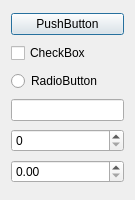
<?xml version="1.0" encoding="UTF-8"?>
<ui version="4.0">
 <class>MyDialog</class>
 <widget class="QDialog" name="MyDialog">
  <property name="geometry">
   <rect>
    <x>0</x>
    <y>0</y>
    <width>135</width>
    <height>200</height>
   </rect>
  </property>
  <property name="windowTitle">
   <string>Dialog</string>
  </property>
  <layout class="QGridLayout" name="gridLayout">
   <item row="0" column="0">
    <widget class="QPushButton" name="pushButton">
     <property name="text">
      <string>PushButton</string>
     </property>
    </widget>
   </item>
   <item row="1" column="0">
    <widget class="QCheckBox" name="checkBox">
     <property name="text">
      <string>CheckBox</string>
     </property>
    </widget>
   </item>
   <item row="2" column="0">
    <widget class="QRadioButton" name="radioButton">
     <property name="text">
      <string>RadioButton</string>
     </property>
    </widget>
   </item>
   <item row="3" column="0">
    <widget class="QLineEdit" name="lineEdit"/>
   </item>
   <item row="4" column="0">
    <widget class="QSpinBox" name="spinBox"/>
   </item>
   <item row="5" column="0">
    <widget class="QDoubleSpinBox" name="doubleSpinBox"/>
   </item>
  </layout>
 </widget>
 <resources/>
 <connections/>
</ui>
